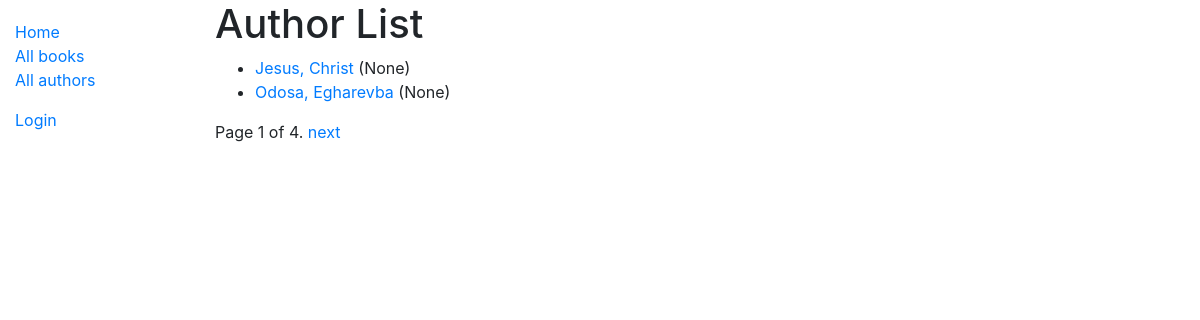
Screenshot of /catalog/authors/ with the database file from the repository.
### catalog/models.py (models this page shows, shortened)
class Author(models.Model):
    first_name = models.CharField(max_length=100)
    last_name = models.CharField(max_length=100)
    date_of_birth = models.DateField(null=True, blank=True)
    date_of_death = models.DateField('died', null=True, blank=True)
    class Meta:
        ordering = ['last_name', 'first_name']
    def get_absolute_url(self):
        return reverse('author-detail', args=[str(self.id)])

### catalog/views.py (the view)
# urls.py: path('authors/', views.AuthorListView.as_view(), name='authors'),
class AuthorListView(generic.ListView):
    model = Author
    paginate_by = 2

### catalog/templates/catalog/author_list.html
{% extends "base_generic.html" %}
{% block content %}
  <h1>Author List</h1>
  {% if author_list %}
  <ul>
    {% for author in author_list %}
      <li>
        <a href="{{ author.get_absolute_url }}">{{ author.first_name}}, {{author.last_name}}  </a> ({{author.date_of_birth}})
      </li>
    {% endfor %}
  </ul>
  {% else %}
    <p>There are no authors.</p>
  {% endif %}
{% endblock %}

### rows the page displays
Author: first_name "Jesus", last_name "Christ", date_of_birth "None"
Author: first_name "Odosa", last_name "Egharevba", date_of_birth "None"

### other values shown
{{ page_obj.number }} "1"
{{ page_obj.paginator.num_pages }} "4"
